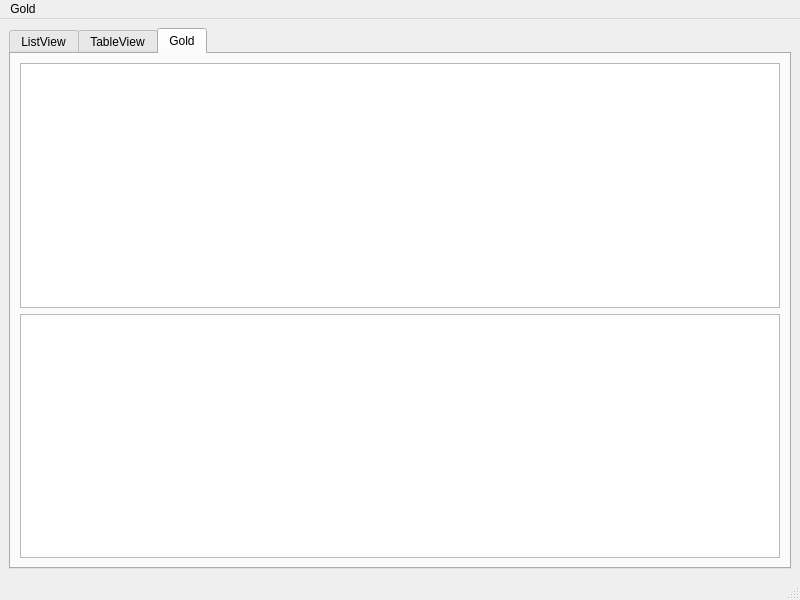
<?xml version="1.0" encoding="UTF-8"?>
<ui version="4.0">
 <class>MainWindow</class>
 <widget class="QMainWindow" name="MainWindow">
  <property name="geometry">
   <rect>
    <x>0</x>
    <y>0</y>
    <width>800</width>
    <height>600</height>
   </rect>
  </property>
  <property name="windowTitle">
   <string>MainWindow</string>
  </property>
  <widget class="QWidget" name="centralwidget">
   <layout class="QHBoxLayout" name="horizontalLayout">
    <item>
     <widget class="QTabWidget" name="tabWidget">
      <property name="currentIndex">
       <number>2</number>
      </property>
      <widget class="QWidget" name="tab">
       <attribute name="title">
        <string>ListView</string>
       </attribute>
       <layout class="QGridLayout" name="gridLayout">
        <item row="2" column="1">
         <widget class="QLabel" name="label_lw_selected">
          <property name="text">
           <string>...</string>
          </property>
         </widget>
        </item>
        <item row="2" column="0">
         <widget class="QLabel" name="label">
          <property name="text">
           <string>Выбранный элемент:</string>
          </property>
         </widget>
        </item>
        <item row="3" column="0" colspan="2">
         <widget class="QListView" name="listView"/>
        </item>
        <item row="0" column="0">
         <widget class="QLabel" name="label_3">
          <property name="text">
           <string>Добавить элемент:</string>
          </property>
         </widget>
        </item>
        <item row="0" column="1">
         <widget class="QPushButton" name="pushButton_lw_add">
          <property name="text">
           <string>Добавить</string>
          </property>
         </widget>
        </item>
        <item row="1" column="0">
         <widget class="QLabel" name="label_2">
          <property name="text">
           <string>Удалить элемент</string>
          </property>
         </widget>
        </item>
        <item row="1" column="1">
         <widget class="QPushButton" name="pushButton_lw_delete">
          <property name="text">
           <string>Удалить</string>
          </property>
         </widget>
        </item>
       </layout>
      </widget>
      <widget class="QWidget" name="tab_6">
       <attribute name="title">
        <string>TableView</string>
       </attribute>
       <layout class="QGridLayout" name="gridLayout_2">
        <item row="0" column="0">
         <widget class="QLabel" name="label_5">
          <property name="text">
           <string>Добавить элемент:</string>
          </property>
         </widget>
        </item>
        <item row="0" column="1">
         <widget class="QPushButton" name="pushButton_tw_add">
          <property name="text">
           <string>Добавить</string>
          </property>
         </widget>
        </item>
        <item row="1" column="0">
         <widget class="QLabel" name="label_4">
          <property name="text">
           <string>Удалить элемент</string>
          </property>
         </widget>
        </item>
        <item row="1" column="1">
         <widget class="QPushButton" name="pushButton_tw_delete">
          <property name="text">
           <string>Удалить</string>
          </property>
         </widget>
        </item>
        <item row="2" column="0">
         <widget class="QLabel" name="label_6">
          <property name="text">
           <string>Выбранный элемент:</string>
          </property>
         </widget>
        </item>
        <item row="3" column="0" colspan="2">
         <widget class="QTableView" name="tableView"/>
        </item>
        <item row="2" column="1">
         <widget class="QLabel" name="label_tw_selected">
          <property name="text">
           <string>TextLabel</string>
          </property>
         </widget>
        </item>
       </layout>
      </widget>
      <widget class="QWidget" name="tab_4">
       <property name="enabled">
        <bool>true</bool>
       </property>
       <attribute name="title">
        <string>Gold</string>
       </attribute>
       <layout class="QVBoxLayout" name="verticalLayout">
        <item>
         <widget class="QTableView" name="tableView_gold"/>
        </item>
        <item>
         <widget class="QChartView" name="graphicsView"/>
        </item>
       </layout>
      </widget>
     </widget>
    </item>
   </layout>
  </widget>
  <widget class="QMenuBar" name="menubar">
   <property name="geometry">
    <rect>
     <x>0</x>
     <y>0</y>
     <width>800</width>
     <height>21</height>
    </rect>
   </property>
   <widget class="QMenu" name="menuGold">
    <property name="title">
     <string>Gold</string>
    </property>
    <addaction name="actionOpen_File"/>
   </widget>
   <addaction name="menuGold"/>
  </widget>
  <widget class="QStatusBar" name="statusbar"/>
  <action name="actionOpen_File">
   <property name="text">
    <string>Open File</string>
   </property>
  </action>
 </widget>
 <customwidgets>
  <customwidget>
   <class>QChartView</class>
   <extends>QGraphicsView</extends>
   <header>QtCharts</header>
  </customwidget>
 </customwidgets>
 <resources/>
 <connections/>
</ui>
